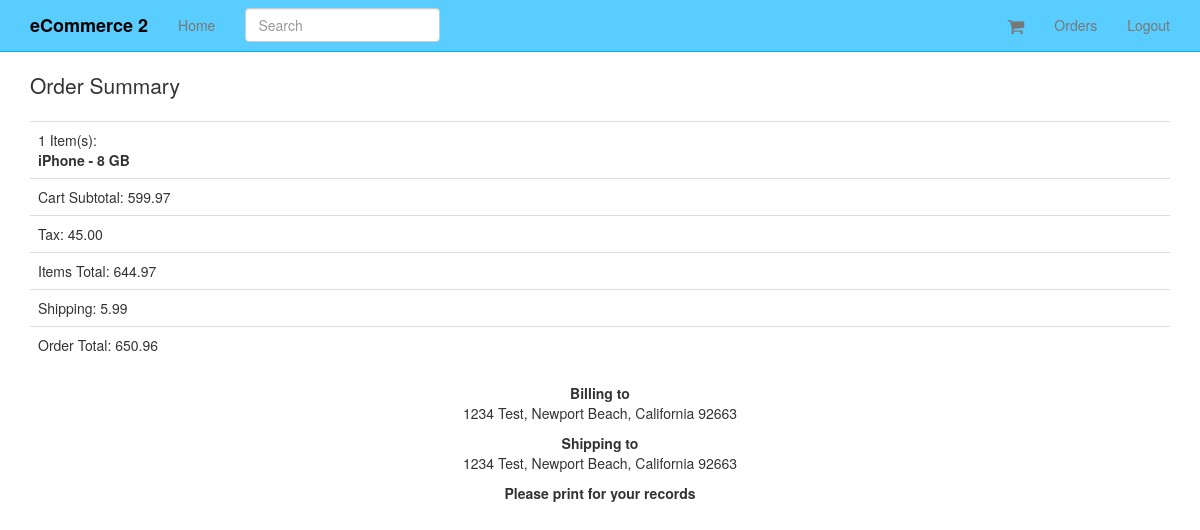
/orders/30/ (signed in), run on the app's committed database.
### orders/models.py (models this page shows, shortened)
class Order(models.Model):
	status = models.CharField(max_length=120, choices=ORDER_STATUS_CHOICES, default='created')
	cart = models.ForeignKey(Cart, on_delete=models.CASCADE)
	user = models.ForeignKey(UserCheckout, null=True, on_delete=models.CASCADE)
	billing_address = models.ForeignKey(UserAddress, related_name='billing_address', null=True, on_delete=models.CASCADE)
	shipping_address = models.ForeignKey(UserAddress, related_name='shipping_address', null=True, on_delete=models.CASCADE)
	shipping_total_price = models.DecimalField(max_digits=50, decimal_places=2, default=5.99)
	order_total = models.DecimalField(max_digits=50, decimal_places=2, )
	order_id = models.CharField(max_length=20, null=True, blank=True)
	class Meta:
		ordering = ['-id']

class UserAddress(models.Model):
	user = models.ForeignKey(UserCheckout, on_delete=models.CASCADE)
	type = models.CharField(max_length=120, choices=ADDRESS_TYPE)
	street = models.CharField(max_length=120)
	city = models.CharField(max_length=120)
	state = models.CharField(max_length=120)
	zipcode = models.CharField(max_length=120)
	def get_address(self):
		return "%s, %s, %s %s" %(self.street, self.city, self.state, self.zipcode)

### carts/models.py (models this page shows, shortened)
class Cart(models.Model):
	user = models.ForeignKey(User, null=True, blank=True, on_delete=models.CASCADE)
	items = models.ManyToManyField(Variation, through=CartItem)
	timestamp = models.DateTimeField(auto_now_add=True, auto_now=False)
	updated = models.DateTimeField(auto_now_add=False, auto_now=True)
	subtotal = models.DecimalField(max_digits=50, decimal_places=2, default=0.00)
	tax_percentage  = models.DecimalField(max_digits=10, decimal_places=5, default=0.085)
	tax_total = models.DecimalField(max_digits=50, decimal_places=2, default=0.00)
	total = models.DecimalField(max_digits=50, decimal_places=2, default=0.00)
	active = models.BooleanField(default=True)

class CartItem(models.Model):
	cart = models.ForeignKey("Cart", on_delete=models.CASCADE)
	item = models.ForeignKey(Variation, on_delete=models.CASCADE)
	quantity = models.PositiveIntegerField(default=1)
	line_item_total = models.DecimalField(max_digits=10, decimal_places=2)

### products/models.py (models this page shows, shortened)
class Variation(models.Model):
	product = models.ForeignKey(Product, on_delete=models.CASCADE)
	title = models.CharField(max_length=120)
	price = models.DecimalField(decimal_places=2, max_digits=20)
	sale_price = models.DecimalField(decimal_places=2, max_digits=20, null=True, blank=True)
	active = models.BooleanField(default=True)
	inventory = models.IntegerField(null=True, blank=True) #refer none == unlimited amount
	def get_title(self):
		return "%s - %s" %(self.product.title, self.title)

class Product(models.Model):
	title = models.CharField(max_length=120)
	description = models.TextField(blank=True, null=True)
	price = models.DecimalField(decimal_places=2, max_digits=20)
	active = models.BooleanField(default=True)
	categories = models.ManyToManyField('Category', blank=True)
	default = models.ForeignKey('Category', related_name='default_category', null=True, blank=True, on_delete=models.CASCADE)
	objects = ProductManager()
	class Meta:
		ordering = ["-title"]

### orders/views.py (the view)
# urls.py: url(r'^orders/(?P<pk>\d+)/$', OrderDetail.as_view(), name='order_detail'),
class OrderDetail(DetailView):
	model = Order
	def dispatch(self, request, *args, **kwargs):
		try:
			user_check_id = self.request.session.get("user_checkout_id")
			user_checkout = UserCheckout.objects.get(id=user_check_id)
		except UserCheckout.DoesNotExist:
			user_checkout = UserCheckout.objects.get(user=request.user)
		except:
			user_checkout = None
		obj = self.get_object()
		if obj.user == user_checkout and user_checkout is not None:
			return super(OrderDetail, self).dispatch(request, *args, **kwargs)
		else:
			raise Http404

### orders/templates/orders/order_detail.html
{% extends "base.html" %}
{% block content %}
{% include "orders/order_summary_short.html" with order=order %}
<p><b>Please print for your records</b></p>
{% endblock %}

### orders/templates/orders/order_summary_short.html
<p class='lead'>
Order {% if order.order_id %}#{{ order.order_id }}{% endif %} Summary</p>
<table class='table'>
<tr><td>{{ order.cart.cartitem_set.count }} Item(s): <br/>{% for i in order.cart.cartitem_set.all %}
<b>{{ i.item.get_title }}</b><br/>
{% endfor %}</td></tr>
<tr><td>Cart Subtotal: {{ order.cart.subtotal }}</td></tr>
<tr><td>Tax: {{ order.cart.tax_total }}</td></tr>
<tr><td>Items Total: {{ order.cart.total }}</td></tr>
<tr><td>Shipping: {{ order.shipping_total_price }}</td></tr>
<tr><td>Order Total: {{ order.order_total }}</td></tr>
</table>
</div>
<div class='col-sm-4 col-sm-offset-4 text-center'>
<p><b>Billing to</b>
<br/>
{{ order.billing_address.get_address }}
<p>
<p><b>Shipping to</b>
<br/>
{{ order.shipping_address.get_address }}
<p>

### static_in_pro/our_static/css/navbar-static-top.css (style rules this page uses)
body { min-height: 1000px; }

### data on the page
Order: cart.cartitem_set.count "1", cart.subtotal "599.97", cart.tax_total "45.00", cart.total "644.97", shipping_total_price "5.99", order_total "650.96", billing_address.get_address "1234 Test, Newport Beach, California 92663", shipping_address.get_address "1234 Test, Newport Beach, California 92663"
CartItem: item.get_title "iPhone - 8 GB"
